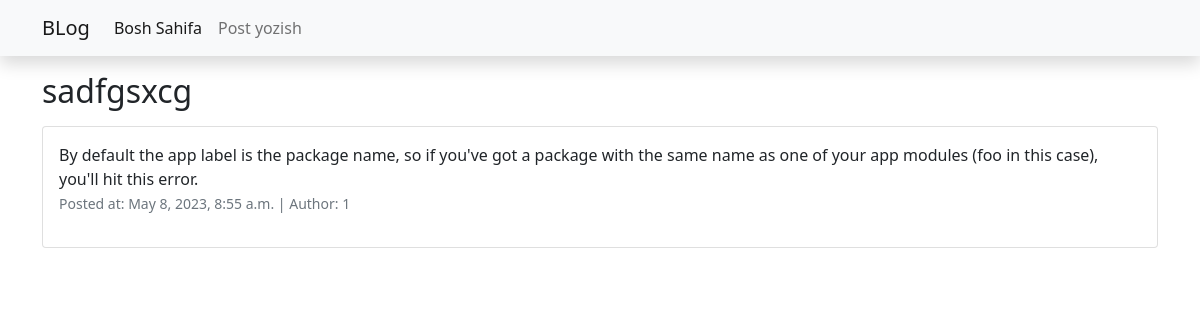
Page /7/ on the committed database.
### posts/models.py (models this page shows, shortened)
class Post(models.Model):
    author = models.ForeignKey(User, on_delete=models.CASCADE)
    title = models.CharField(max_length=50)
    body = models.TextField()
    created = models.DateTimeField(auto_now_add=True)
    updated = models.DateTimeField(auto_now=True)
    class Meta:
        ordering = ['-id']

### posts/views.py (the view)
# urls.py: path('<int:pk>/', PostDetailView.as_view(), name="detail"),
class PostDetailView(generic.DetailView):
    model = Post
    template_name = 'detail.html'
    context_object_name = 'post'

### templates/detail.html (shortened to what this page needs)
{% extends "base.html" %}
{% block content %}
    <h2 class="mt-3" >{{post.title}}</h2>
    <div class="card mt-3 ">
        <div class="card-body">
            {{post.body}}
            <p> <small class="text-muted" > Posted at: {{post.created}} | Author: {{post.author}} </small> </p>
      </div>
    </div>
{% endblock %}

### rows in the picture
Post: title "sadfgsxcg", body "By default the app label is the package name, so if you've got a package with the same name as one of your app modules (foo in this case), you'll hit this error.", created "May 8, 2023, 8:55 a.m.", author "1"
